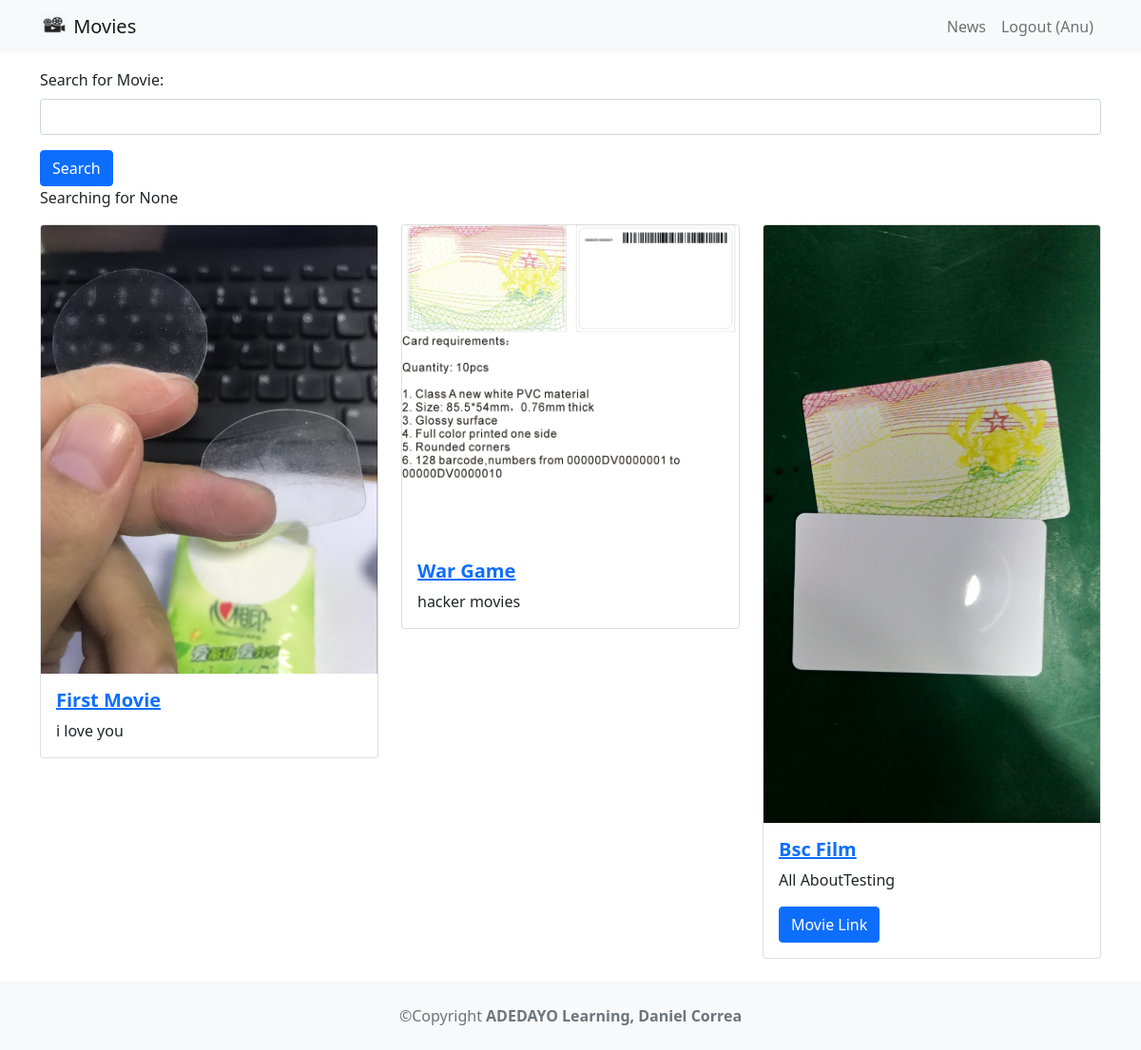
The app's page / (signed in) with its own data.
### movie/models.py (models this page shows)
class Movie(models.Model):
    title = models.CharField(max_length=100)
    description = models.CharField(max_length=250)
    image = models.ImageField(upload_to='movie/images/')
    url = models.URLField(blank=True) #This will come as optional

### movie/views.py (the view)
# urls.py: 2. Add a URL to urlpatterns:  path('', views.home, name='home')
def home(request):
    searchTerm = request.GET.get("searchMovie")
    if searchTerm:
        movies = Movie.objects.filter(title_icontains=searchTerm)
    else:
        movies = Movie.objects.all()
    return render(request, "home.html", {"searchTerm": searchTerm, "movies": movies})

### movie/template/home.html (shortened to what this page needs)
{% extends 'base.html' %} {% block content %}
<form action="">
  <div class="mb-3">
    <label class="form-label">Search for Movie:</label>
    <input
      type="text"
      name="searchMovie"
      class="form-control"
      id=""
      aria-describedby="searchMovie"
    />
  </div>
  <button type="submit" class="btn btn-primary">Search</button>
</form>
<p>Searching for {{searchTerm}}</p>
<div class="row row-cols-1 row-cols-md-3 g-4">
  {% for movie in movies %}
  <div v-for="movie in movies" class="col">
    <div class="card">
      <img class="card-img-top" src="{{movie.image.url}}" />
      <div class="card-body">
        <a href="{% url 'detail' movie.id %}">
          <h5 class="card-title fw-bold">{{movie.title}}</h5></a
        >
        <p class="card-text">{{movie.description}}</p>
        {% if movie.url %}
        <a href="{{movie.url}}" class="btn btn-primary">Movie Link</a>
        {% endif%}
      </div>
    </div>
  </div>
</div>
{% endblock content %}

### moviesreviews/template/base.html (shortened to what this page needs)
<!DOCTYPE html>
<html lang="en">
  <head>
    <link
      href="https://cdn.jsdelivr.net/npm/bootstrap@5.1.1/dist/css/bootstrap.min.css"
      rel="stylesheet"
    />
  </head>
  <body>
    <nav class="navbar navbar-expand-lg navbar-light bg-light mb-3">
      <div class="container">
        <a class="navbar-brand" href="{% url 'home' %}">
          {% load static %}
          <img
            src="{% static 'images/movie.png' %}"
            alt=""
            width="30"
            height="24"
            class="d-inline-block align-text-top"
          />
          Movies</a
        >
        <div class="collapse navbar-collapse" id="navbarNavAltMarkup">
          <div class="navbar-nav ms-auto">
            <a class="nav-link" href="{% url 'news' %}">News</a>
            {% if user.is_authenticated %}
            <a class="nav-link" href="{% url 'logoutaccount' %}"
              >Logout ({{user.username}})
            </a>
            {% else %}
            <a class="nav-link" href="{% url 'loginaccount' %}">Login</a>
            <a class="nav-link" href="{% url 'signupaccount' %}">Sign Up</a>
            {% endif %}
          </div>
        </div>
      </div>
    </nav>
    <div class="container">{% block content %} {% endblock content %}</div>
    <footer class="text-center text-lg-start bg-light text-muted mt-4">
      <div class="text-center p-4">
        ©Copyright
        <a
          class="text-reset fw-bold text-decoration-none"
          target="_blank"
          href="https://twitter.com/greglim81"
        >
          ADEDAYO Learning,
        </a>
        <a
          class="text-reset fw-bold text-decoration-none"
          target="_blank"
          href="https://twitter.com/danie;garax"
          >Daniel Correa</a
        >
      </div>
    </footer>
  </body>
</html>

### records on screen
Movie: image (picture), title "First Movie", description "i love you"
Movie: image (picture), title "War Game", description "hacker movies"
Movie: image (picture), title "Bsc Film", description "All AboutTesting"

### other values on screen
{{ user.username }} "Anu"
{{ searchTerm }} "None"
